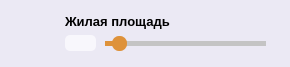
               <widget class="QFrame" name="frame_19">
                <property name="minimumSize">
                 <size>
                  <width>290</width>
                  <height>67</height>
                 </size>
                </property>
                <property name="maximumSize">
                 <size>
                  <width>290</width>
                  <height>67</height>
                 </size>
                </property>
                <property name="styleSheet">
                 <string notr="true">background-color: rgb(235, 233, 244);
border: none;
border-radius: 17px;</string>
                </property>
                <property name="frameShape">
                 <enum>QFrame::StyledPanel</enum>
                </property>
                <property name="frameShadow">
                 <enum>QFrame::Raised</enum>
                </property>
                <widget class="QWidget" name="layoutWidget_26">
                 <property name="geometry">
                  <rect>
                   <x>0</x>
                   <y>0</y>
                   <width>281</width>
                   <height>59</height>
                  </rect>
                 </property>
                 <layout class="QHBoxLayout" name="horizontalLayout_25">
                  <property name="leftMargin">
                   <number>13</number>
                  </property>
                  <property name="topMargin">
                   <number>13</number>
                  </property>
                  <property name="bottomMargin">
                   <number>6</number>
                  </property>
                  <item>
                   <widget class="QLabel" name="label_64">
                    <property name="maximumSize">
                     <size>
                      <width>36</width>
                      <height>36</height>
                     </size>
                    </property>
                    <property name="text">
                     <string/>
                    </property>
                    <property name="pixmap">
                     <pixmap>E:/4-2/Icons/Double Bed.png</pixmap>
                    </property>
                    <property name="scaledContents">
                     <bool>true</bool>
                    </property>
                   </widget>
                  </item>
                  <item>
                   <widget class="QFrame" name="frame_20">
                    <property name="frameShape">
                     <enum>QFrame::StyledPanel</enum>
                    </property>
                    <property name="frameShadow">
                     <enum>QFrame::Raised</enum>
                    </property>
                    <widget class="QSlider" name="horizontalSlider_6">
                     <property name="geometry">
                      <rect>
                       <x>50</x>
                       <y>20</y>
                       <width>161</width>
                       <height>20</height>
                      </rect>
                     </property>
                     <property name="styleSheet">
                      <string notr="true">QSlider::groove:horizontal {
    height: 5px;
    background: rgb(222, 146, 58);
}

QSlider::handle:horizontal {
    height: 15px;
    width: 15px;
    border-radius: 7px;
    margin: -5px 0;
    background:#de923a;
}

QSlider::add-page:horizontal {
    background: #c4c4c4;
}</string>
                     </property>
                     <property name="minimum">
                      <number>17</number>
                     </property>
                     <property name="maximum">
                      <number>300</number>
                     </property>
                     <property name="singleStep">
                      <number>1</number>
                     </property>
                     <property name="pageStep">
                      <number>1</number>
                     </property>
                     <property name="value">
                      <number>30</number>
                     </property>
                     <property name="sliderPosition">
                      <number>30</number>
                     </property>
                     <property name="orientation">
                      <enum>Qt::Horizontal</enum>
                     </property>
                     <property name="tickPosition">
                      <enum>QSlider::NoTicks</enum>
                     </property>
                    </widget>
                    <widget class="QLabel" name="label_65">
                     <property name="geometry">
                      <rect>
                       <x>10</x>
                       <y>0</y>
                       <width>206</width>
                       <height>16</height>
                      </rect>
                     </property>
                     <property name="font">
                      <font>
                       <pointsize>10</pointsize>
                       <weight>75</weight>
                       <bold>true</bold>
                      </font>
                     </property>
                     <property name="text">
                      <string>Жилая площадь</string>
                     </property>
                    </widget>
                    <widget class="QLabel" name="label_66">
                     <property name="geometry">
                      <rect>
                       <x>10</x>
                       <y>22</y>
                       <width>31</width>
                       <height>16</height>
                      </rect>
                     </property>
                     <property name="sizePolicy">
                      <sizepolicy hsizetype="Preferred" vsizetype="Preferred">
                       <horstretch>0</horstretch>
                       <verstretch>0</verstretch>
                      </sizepolicy>
                     </property>
                     <property name="font">
                      <font>
                       <pointsize>9</pointsize>
                       <weight>75</weight>
                       <bold>true</bold>
                      </font>
                     </property>
                     <property name="styleSheet">
                      <string notr="true">background-color: rgb(248, 247, 252);
color: rgb(27, 27, 27);
border-radius: 5px;</string>
                     </property>
                     <property name="text">
                      <string/>
                     </property>
                     <property name="textFormat">
                      <enum>Qt::PlainText</enum>
                     </property>
                     <property name="scaledContents">
                      <bool>false</bool>
                     </property>
                     <property name="alignment">
                      <set>Qt::AlignCenter</set>
                     </property>
                     <property name="wordWrap">
                      <bool>false</bool>
                     </property>
                    </widget>
                   </widget>
                  </item>
                 </layout>
                </widget>
               </widget>
